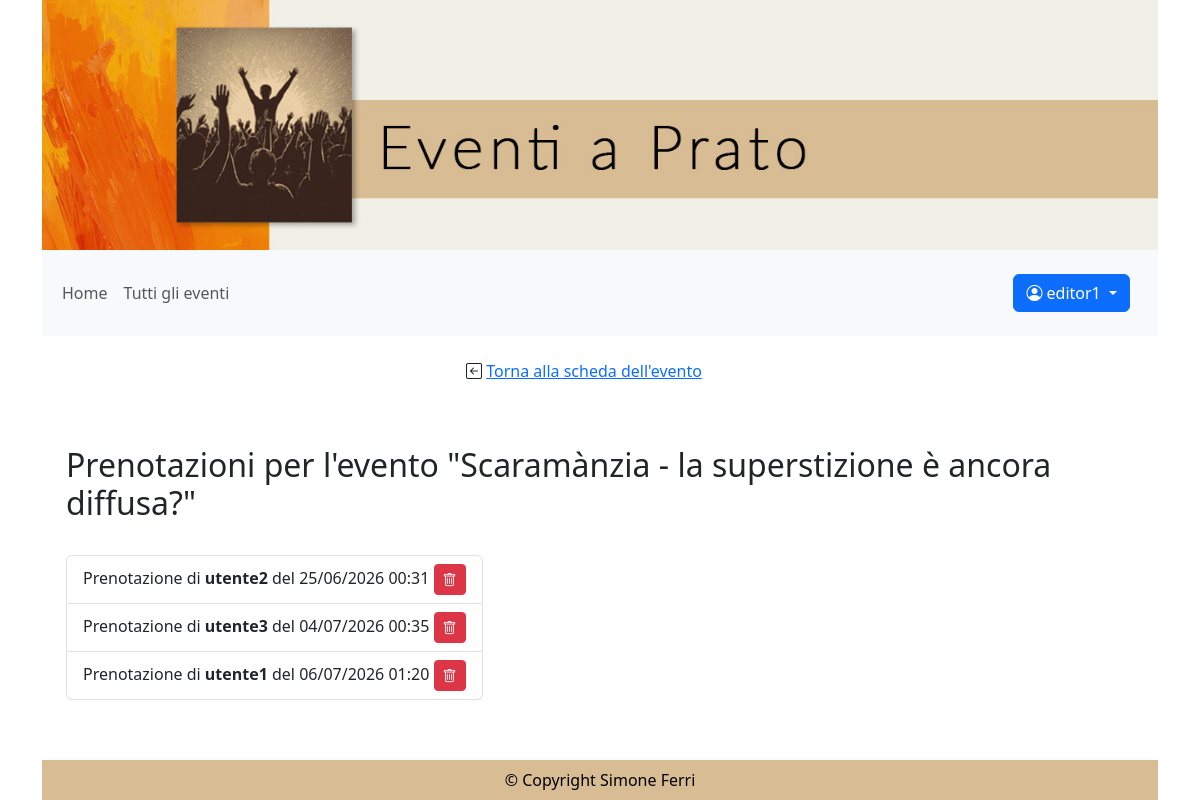
Page /eventi/8/prenotazioni/ (signed in) on the committed database.
### eventi_accounts/models.py (models this page shows)
class CustomUser(AbstractUser):
    eta = models.PositiveIntegerField(null=True, blank=True, verbose_name="Età")
    telefono = models.PositiveIntegerField(null=True, blank=True)

### eventi_gestione/models.py (models this page shows)
class Eventi(models.Model):
    nome_evento = models.CharField(max_length=100)
    descrizione_evento = models.TextField()
    tipo_evento = models.ManyToManyField(Tipologia, related_name='eventi')
    luogo_evento = models.CharField(max_length=100)
    data_ora_evento = models.DateTimeField()
    immagine_evento = models.ImageField(upload_to='eventi/', blank=True)
    posti_prenotabili = models.PositiveIntegerField(null=True, blank=True)
    prezzo = models.PositiveIntegerField(null=True, blank=True, default=0)
    pubblicato = models.BooleanField(default=False)
    annullato = models.BooleanField(default=False)
    creatore = models.ForeignKey(CustomUser, on_delete=models.CASCADE, related_name='eventi_creati', limit_choices_to={'groups__name': 'redattori'})
    def __str__(self):
        return self.nome_evento

### eventi_prenotazione/models.py (models this page shows, shortened)
class Prenotazione(models.Model):
    STATI_PRENOTAZIONE = [
        ('ATTIVA', 'Attiva'),
        ('CANCELLATA', 'Cancellata'),
    ]
    utente = models.ForeignKey(CustomUser, on_delete=models.CASCADE)
    evento = models.ForeignKey(Eventi, on_delete=models.CASCADE)
    data_prenotazione = models.DateTimeField(auto_now_add=True)
    stato = models.CharField(max_length=20, choices=STATI_PRENOTAZIONE, default='ATTIVA')
    class Meta:
        unique_together = ('utente', 'evento')

### eventi_pagine/views.py (the view)
# urls.py: path('eventi/<int:evento_id>/prenotazioni/', EventPrenotazioniListView.as_view(), name='evento_prenotazioni'),
class EventPrenotazioniListView(UserPassesTestMixin, ListView):
    model = Prenotazione
    template_name = 'prenotazioni_evento.html'
    context_object_name = 'prenotazioni'
    def get_queryset(self):
        self.evento = get_object_or_404(Eventi, pk=self.kwargs['evento_id'])
        return Prenotazione.objects.filter(evento=self.evento).order_by('data_prenotazione')
    def get_context_data(self, **kwargs):
        context = super().get_context_data(**kwargs)
        context['evento'] = self.evento
        return context
    def test_func(self):
        return self.request.user.groups.filter(name='redattori').exists()

### eventi_pagine/templatetags/auth_extras.py (called while the page is built)
@register.filter(name='has_group')
def has_group(user, group_name):
    return user.groups.filter(name=group_name).exists()

### templates/prenotazioni_evento.html (shortened to what this page needs)
{% extends "base.html" %}
{% block content %}
    <nav class="navbar navbar-expand navbar-light bg-white mt-2">
        <div class="container-fluid d-flex justify-content-center">
            <div class="">
                <ul class="navbar-nav mb-2 mb-lg-0">
                    <li class="nav-item">
                        <div class="btn" role="button"><i class="bi bi-arrow-left-square"></i>   <a class="btn-link" href="/eventi/{{ evento.id }}/">Torna alla scheda dell'evento</a></div>
                    </li>
                <ul>
            </div>
        </div>
    </nav>
    <h2 class="mt-5">Prenotazioni per l'evento "{{ evento }}"</h2>
    {% if prenotazioni %}
        <div class="row">
            <div class="col-sm-auto">
                <ul class="mt-4 list-group">
                {% for prenotazione in prenotazioni %}
                    <li class="list-group-item"> Prenotazione di <strong>{{ prenotazione.utente }}</strong> del {{ prenotazione.data_prenotazione|date:"d/m/Y H:i" }}
                        <button type="button" class="btn btn-danger btn-sm" data-bs-toggle="modal" data-bs-target="#eliminaConferma" data-utente-nome="{{ prenotazione.utente }}"
                        data-url-cancellazione="{% url 'cancella_prenotazione_evento' prenotazione.id %}">
                            <i class="bi bi-trash"></i> <span class="visually-hidden">Elimina</span>
                        </button>
                    </li>
                {% endfor %}
                </ul>
            </div>
        </div>
    {% endif %}
{% endblock content %}

### templates/base.html (shortened to what this page needs)
{% load auth_extras %}
{% load static %}
<!DOCTYPE html>
<html lang="it">
    <head>
        <link href="https://cdn.jsdelivr.net/npm/bootstrap@5.3.8/dist/css/bootstrap.min.css" rel="stylesheet">
        <link rel="stylesheet" href="https://cdn.jsdelivr.net/npm/bootstrap-icons@1.13.1/font/bootstrap-icons.min.css">
        <link  rel="stylesheet"  href="{% static 'css/style.css' %}" type="text/css"  />
    </head>
    <body class="container d-flex flex-column min-vh-100">
        <header>
            <div class="header_img"></div>
            <nav class="navbar navbar-expand-lg bg-body-tertiary">
              <div class="container-fluid">
                <div class="collapse navbar-collapse" id="navbarText">
                  <ul class="navbar-nav me-auto mb-2 mb-lg-0 f5">
                    <li class="nav-item">
                        <a {% if request.resolver_match.url_name == 'home' %}class="nav-link active" aria-current="page"{% else %}class="nav-link"{% endif %} href="/">Home</a>
                    </li>
                    <li class="nav-item">
                      <a  {% if request.resolver_match.url_name == 'eventi' %}class="nav-link active" aria-current="page"{% else %}class="nav-link"{% endif %} href="/eventi">Tutti gli eventi</a>
                    </li>
                  </ul>
                  <span class="navbar-text">
                    {% if user.is_authenticated %}
                        <div class="navbar-text me-3">
                            <div class="btn-group">
                                <button type="button" class="btn btn-primary dropdown-toggle" data-bs-toggle="dropdown" aria-expanded="false">
                                <i class="bi bi-person-circle"></i> {{ user.username }} <span class="visually-hidden">Menu utente</span>
                                </button>
                            </div>
                        </div>
                    {% else %}
                        <a href="/login/" class="btn btn-primary text-bg-primary" role="button">Sign in</a>
                        <a href="/signup/" class="btn btn-secondary text-bg-secondary" role="button">Sign up</a>
                    {% endif %}
                  </span>
                </div>
              </div>
            </nav>
        </header>
        <main class="container flex-grow-1">
        <div class="container">
          {% block content %}
          {% endblock content %}
        </div>
        </main>
        <footer class="text-black text-center p-2 mt-5 ">
            © Copyright Simone Ferri
        </footer>
    </body>
</html>

### static/css/style.css (style rules this page uses)
.header_img { background-image: url('../img/testata-eventi.jpg'); background-size: cover; height: 250px; }
footer { background-color: #d8bc94; }

### rows in the picture
CustomUser: username "editor1"
Eventi: nome_evento "Scaramànzia - la superstizione è ancora diffusa?"
Prenotazione: utente "utente2", data_prenotazione "25/06/2026 00:31"
Prenotazione: utente "utente3", data_prenotazione "04/07/2026 00:35"
Prenotazione: utente "utente1", data_prenotazione "06/07/2026 01:20"
